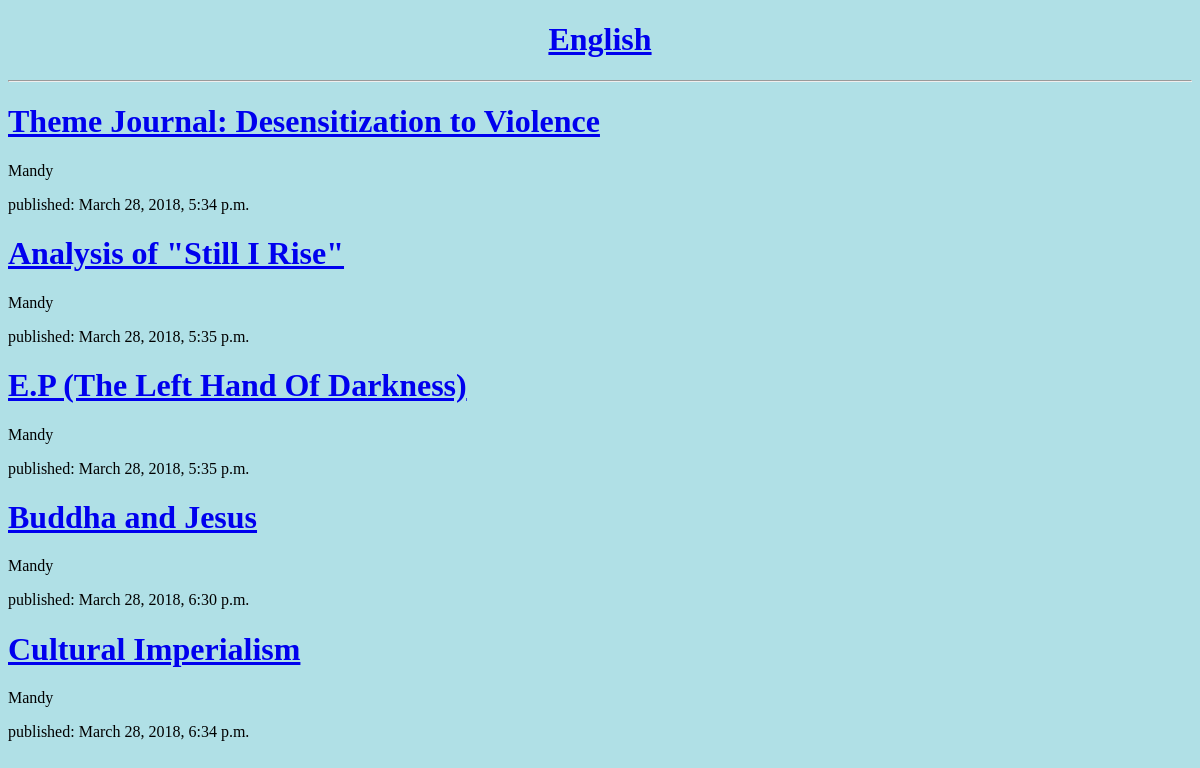
/post_list/, run on the app's committed database.
### blog/models.py (models this page shows, shortened)
class Post(models.Model):
    author = models.ForeignKey('auth.User', on_delete=models.CASCADE) # a link to another model
    title = models.CharField(max_length=200) # text with a limited number of characters
    text = models.TextField() # long text without a limit
    created_date = models.DateTimeField(
            default=timezone.now) # date and time
    published_date = models.DateTimeField(
            blank=True, null=True)
    category = models.CharField(max_length=20,default="")

### blog/views.py (the view)
# urls.py: path('post_list', views.post_list, name='post_list')
def post_list(request):
    posts = Post.objects.filter(category__contains='English').order_by('published_date')
    return render(request, 'blog/post_list.html', {'posts': posts})

### blog/templates/blog/post_list.html (shortened to what this page needs)
{% load staticfiles %}
<!DOCTYPE html PUBLIC "-//W3C//DTD HTML 4.01//EN" "http://www.w3.org/TR/html4/strict.dtd">
<html>
<head>
  <link rel="stylesheet" href="{% static 'css/blog.css' %}">
</head>
<body bgcolor="PowderBlue">
<head>
    <h1 align="center"><a href="/"> English </a></h1>
</head>
<hr />
{% for post in posts %}
    <div>
        <h1><a href="{% url 'detail_page' post.id %}">{{ post.title }}</a></h1>
        <p>{{ post.author|linebreaksbr }}</p>
	<p>published: {{ post.published_date }}</p>
    </div>
{% endfor %}
</body>
</html>

### data on the page
Post: title "Theme Journal: Desensitization to Violence", author "Mandy", published_date "March 28, 2018, 5:34 p.m."
Post: title "Analysis of \"Still I Rise\"", author "Mandy", published_date "March 28, 2018, 5:35 p.m."
Post: title "E.P (The Left Hand Of Darkness)", author "Mandy", published_date "March 28, 2018, 5:35 p.m."
Post: title "Buddha and Jesus", author "Mandy", published_date "March 28, 2018, 6:30 p.m."
Post: title "Cultural Imperialism", author "Mandy", published_date "March 28, 2018, 6:34 p.m."
